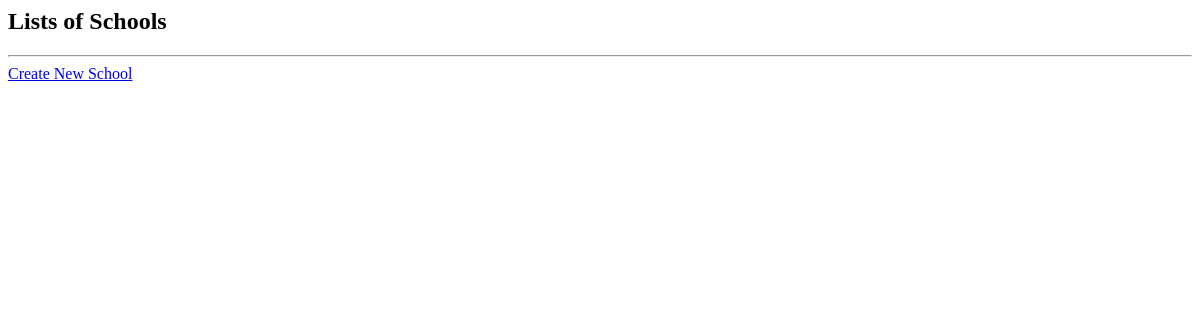
The page /schools/ on the database as committed earlier.
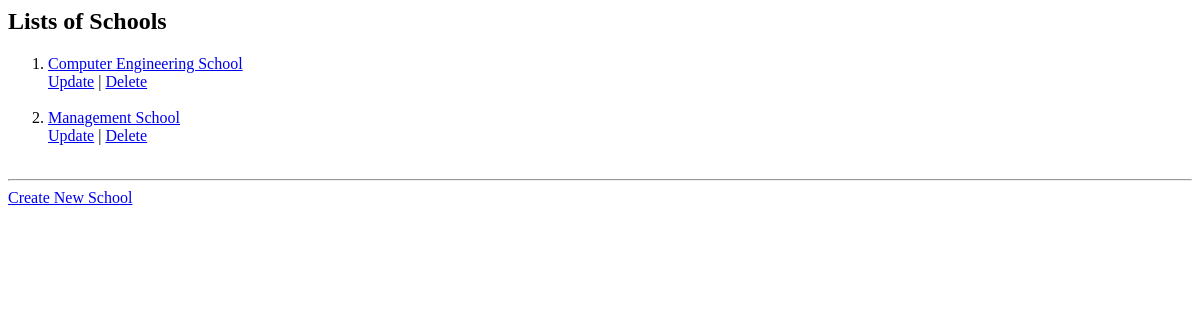
The same page on the database as committed later.
### main/models.py (models this page shows, shortened)
class School(models.Model):
    name = models.CharField(max_length=300)
    estd_date = models.DateField()

### main/views.py (the view)
# urls.py: path('schools/', views.SchoolView.as_view(), name="schools_list"),
class SchoolView(ListView):
    model = School

### main/templates/main/school_list.html
<h2>Lists of Schools</h2>
<ol>
    {% for school in object_list %}
        <li> <a href="{% url 'school_detail' school.id %}">{{school.name}}</a> </li>
        <a href="{% url 'update_school' school.id %}">Update</a> |
        <a href="{% url 'delete_school' school.id %}">Delete</a><br><br>
    {% endfor %}
</ol>
<hr>
<a href="{% url 'create_school' %}">Create New School</a>

Rows that differ between the two databases and show on the page:
added School: name "Computer Engineering School"
added School: name "Management School"
